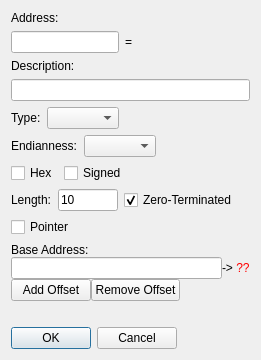
<?xml version="1.0" encoding="UTF-8"?>
<ui version="4.0">
 <class>Dialog</class>
 <widget class="QDialog" name="Dialog">
  <property name="geometry">
   <rect>
    <x>0</x>
    <y>0</y>
    <width>262</width>
    <height>486</height>
   </rect>
  </property>
  <property name="windowTitle">
   <string>Add Address Manually</string>
  </property>
  <layout class="QGridLayout" name="gridLayout">
   <property name="sizeConstraint">
    <enum>QLayout::SetFixedSize</enum>
   </property>
   <item row="2" column="0">
    <layout class="QVBoxLayout" name="verticalLayout_3">
     <item>
      <layout class="QHBoxLayout" name="horizontalLayout_3">
       <item>
        <widget class="QLabel" name="label_5">
         <property name="text">
          <string>Type:</string>
         </property>
        </widget>
       </item>
       <item>
        <widget class="QComboBox" name="comboBox_ValueType"/>
       </item>
       <item>
        <spacer name="horizontalSpacer_3">
         <property name="orientation">
          <enum>Qt::Horizontal</enum>
         </property>
         <property name="sizeHint" stdset="0">
          <size>
           <width>40</width>
           <height>20</height>
          </size>
         </property>
        </spacer>
       </item>
      </layout>
     </item>
     <item>
      <layout class="QHBoxLayout" name="horizontalLayout_6">
       <item>
        <widget class="QLabel" name="label_3">
         <property name="text">
          <string>Endianness:</string>
         </property>
        </widget>
       </item>
       <item>
        <widget class="QComboBox" name="comboBox_Endianness"/>
       </item>
       <item>
        <spacer name="horizontalSpacer_5">
         <property name="orientation">
          <enum>Qt::Horizontal</enum>
         </property>
         <property name="sizeHint" stdset="0">
          <size>
           <width>40</width>
           <height>20</height>
          </size>
         </property>
        </spacer>
       </item>
      </layout>
     </item>
     <item>
      <widget class="QWidget" name="widget_Repr" native="true">
       <layout class="QHBoxLayout" name="horizontalLayout_2">
        <property name="leftMargin">
         <number>0</number>
        </property>
        <property name="topMargin">
         <number>0</number>
        </property>
        <property name="rightMargin">
         <number>0</number>
        </property>
        <property name="bottomMargin">
         <number>0</number>
        </property>
        <item>
         <widget class="QCheckBox" name="checkBox_Hex">
          <property name="text">
           <string>Hex</string>
          </property>
         </widget>
        </item>
        <item>
         <widget class="QCheckBox" name="checkBox_Signed">
          <property name="text">
           <string>Signed</string>
          </property>
         </widget>
        </item>
        <item>
         <spacer name="horizontalSpacer_6">
          <property name="orientation">
           <enum>Qt::Horizontal</enum>
          </property>
          <property name="sizeHint" stdset="0">
           <size>
            <width>40</width>
            <height>20</height>
           </size>
          </property>
         </spacer>
        </item>
       </layout>
      </widget>
     </item>
     <item>
      <widget class="QWidget" name="widget_Length" native="true">
       <layout class="QHBoxLayout" name="horizontalLayout_Length">
        <property name="leftMargin">
         <number>0</number>
        </property>
        <property name="topMargin">
         <number>0</number>
        </property>
        <property name="rightMargin">
         <number>0</number>
        </property>
        <property name="bottomMargin">
         <number>0</number>
        </property>
        <item>
         <widget class="QLabel" name="label_Length">
          <property name="text">
           <string>Length:</string>
          </property>
         </widget>
        </item>
        <item>
         <widget class="QLineEdit" name="lineEdit_Length">
          <property name="maximumSize">
           <size>
            <width>60</width>
            <height>16777215</height>
           </size>
          </property>
          <property name="inputMask">
           <string/>
          </property>
          <property name="text">
           <string notr="true">10</string>
          </property>
         </widget>
        </item>
        <item>
         <widget class="QCheckBox" name="checkBox_ZeroTerminate">
          <property name="text">
           <string>Zero-Terminated</string>
          </property>
          <property name="checked">
           <bool>true</bool>
          </property>
         </widget>
        </item>
        <item>
         <spacer name="horizontalSpacer_2">
          <property name="orientation">
           <enum>Qt::Horizontal</enum>
          </property>
          <property name="sizeHint" stdset="0">
           <size>
            <width>13</width>
            <height>20</height>
           </size>
          </property>
         </spacer>
        </item>
       </layout>
      </widget>
     </item>
    </layout>
   </item>
   <item row="7" column="0">
    <widget class="QWidget" name="widget_Pointer" native="true">
     <property name="enabled">
      <bool>true</bool>
     </property>
     <property name="minimumSize">
      <size>
       <width>0</width>
       <height>0</height>
      </size>
     </property>
     <layout class="QVBoxLayout" name="verticalLayout_4">
      <property name="spacing">
       <number>0</number>
      </property>
      <property name="leftMargin">
       <number>0</number>
      </property>
      <property name="topMargin">
       <number>0</number>
      </property>
      <property name="rightMargin">
       <number>0</number>
      </property>
      <property name="bottomMargin">
       <number>0</number>
      </property>
      <item>
       <layout class="QVBoxLayout" name="verticalLayout_Pointers">
        <item>
         <widget class="QLabel" name="label_BaseAddress">
          <property name="text">
           <string>Base Address:</string>
          </property>
         </widget>
        </item>
        <item>
         <layout class="QHBoxLayout" name="horizontalLayout_4">
          <item>
           <widget class="QLineEdit" name="lineEdit_PtrStartAddress"/>
          </item>
          <item>
           <widget class="QLabel" name="label_BaseAddressDeref">
            <property name="text">
             <string notr="true">-&gt; &lt;font color=red&gt;??&lt;/font&gt;</string>
            </property>
            <property name="textInteractionFlags">
             <set>Qt::LinksAccessibleByMouse|Qt::TextSelectableByMouse</set>
            </property>
           </widget>
          </item>
         </layout>
        </item>
        <item>
         <layout class="QHBoxLayout" name="horizontalLayout_5">
          <item>
           <widget class="QPushButton" name="pushButton_AddOffset">
            <property name="text">
             <string>Add Offset</string>
            </property>
           </widget>
          </item>
          <item>
           <widget class="QPushButton" name="pushButton_RemoveOffset">
            <property name="text">
             <string>Remove Offset</string>
            </property>
           </widget>
          </item>
          <item>
           <spacer name="horizontalSpacer_7">
            <property name="orientation">
             <enum>Qt::Horizontal</enum>
            </property>
            <property name="sizeHint" stdset="0">
             <size>
              <width>40</width>
              <height>20</height>
             </size>
            </property>
           </spacer>
          </item>
         </layout>
        </item>
       </layout>
      </item>
     </layout>
    </widget>
   </item>
   <item row="1" column="0">
    <layout class="QVBoxLayout" name="verticalLayout">
     <item>
      <widget class="QLabel" name="label_4">
       <property name="text">
        <string>Description:</string>
       </property>
      </widget>
     </item>
     <item>
      <widget class="QLineEdit" name="lineEdit_Description">
       <property name="sizePolicy">
        <sizepolicy hsizetype="MinimumExpanding" vsizetype="Fixed">
         <horstretch>0</horstretch>
         <verstretch>0</verstretch>
        </sizepolicy>
       </property>
       <property name="text">
        <string/>
       </property>
      </widget>
     </item>
    </layout>
   </item>
   <item row="9" column="0" alignment="Qt::AlignLeft">
    <widget class="QDialogButtonBox" name="buttonBox">
     <property name="sizePolicy">
      <sizepolicy hsizetype="Expanding" vsizetype="Expanding">
       <horstretch>0</horstretch>
       <verstretch>0</verstretch>
      </sizepolicy>
     </property>
     <property name="maximumSize">
      <size>
       <width>16777215</width>
       <height>35</height>
      </size>
     </property>
     <property name="orientation">
      <enum>Qt::Horizontal</enum>
     </property>
     <property name="standardButtons">
      <set>QDialogButtonBox::Cancel|QDialogButtonBox::Ok</set>
     </property>
    </widget>
   </item>
   <item row="8" column="0">
    <spacer name="verticalSpacer">
     <property name="orientation">
      <enum>Qt::Vertical</enum>
     </property>
     <property name="sizeType">
      <enum>QSizePolicy::Minimum</enum>
     </property>
     <property name="sizeHint" stdset="0">
      <size>
       <width>20</width>
       <height>20</height>
      </size>
     </property>
    </spacer>
   </item>
   <item row="0" column="0">
    <layout class="QVBoxLayout" name="verticalLayout_2">
     <item>
      <widget class="QLabel" name="label">
       <property name="text">
        <string>Address:</string>
       </property>
      </widget>
     </item>
     <item>
      <layout class="QHBoxLayout" name="horizontalLayout">
       <item>
        <widget class="QLineEdit" name="lineEdit_Address">
         <property name="text">
          <string/>
         </property>
        </widget>
       </item>
       <item>
        <widget class="QLabel" name="label_2">
         <property name="text">
          <string notr="true">=</string>
         </property>
        </widget>
       </item>
       <item>
        <widget class="QLabel" name="label_Value">
         <property name="text">
          <string/>
         </property>
         <property name="textInteractionFlags">
          <set>Qt::LinksAccessibleByMouse|Qt::TextSelectableByMouse</set>
         </property>
        </widget>
       </item>
       <item>
        <spacer name="horizontalSpacer">
         <property name="orientation">
          <enum>Qt::Horizontal</enum>
         </property>
         <property name="sizeHint" stdset="0">
          <size>
           <width>40</width>
           <height>20</height>
          </size>
         </property>
        </spacer>
       </item>
      </layout>
     </item>
    </layout>
   </item>
   <item row="3" column="0">
    <widget class="QCheckBox" name="checkBox_IsPointer">
     <property name="text">
      <string>Pointer</string>
     </property>
    </widget>
   </item>
  </layout>
 </widget>
 <resources/>
 <connections>
  <connection>
   <sender>buttonBox</sender>
   <signal>accepted()</signal>
   <receiver>Dialog</receiver>
   <slot>accept()</slot>
   <hints>
    <hint type="sourcelabel">
     <x>286</x>
     <y>399</y>
    </hint>
    <hint type="destinationlabel">
     <x>157</x>
     <y>274</y>
    </hint>
   </hints>
  </connection>
  <connection>
   <sender>buttonBox</sender>
   <signal>rejected()</signal>
   <receiver>Dialog</receiver>
   <slot>reject()</slot>
   <hints>
    <hint type="sourcelabel">
     <x>286</x>
     <y>399</y>
    </hint>
    <hint type="destinationlabel">
     <x>283</x>
     <y>274</y>
    </hint>
   </hints>
  </connection>
 </connections>
</ui>
